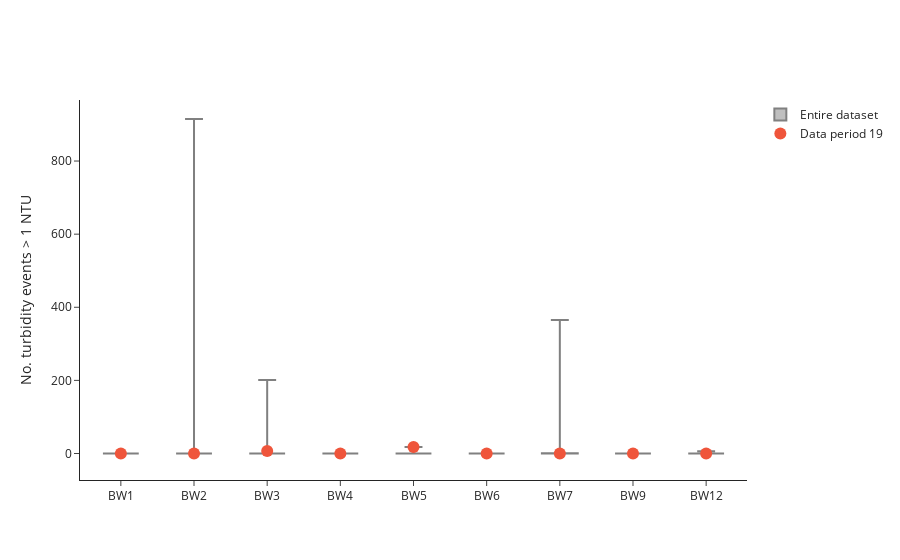

Notebook cell for this chart:
### Markdown cell above
Count turbidity events, defined as a 15-minute timestep with turbidity value measurements above {ntu_threshold} NTU.

### Code cell
ntu_threshold = 1
turbidity_events = count_turbidity_events(threshold=ntu_threshold)
ntu_dataset_stats = turbidity_events.groupby('bwfl_id')['num_events'].describe(percentiles=[.01, .10, .25, .50, .75, .90, .99])
ntu_period_stats = turbidity_events[turbidity_events['data_period'] == data_period][['bwfl_id', 'num_events']]

fig = go.Figure()

for i, bwfl_id in enumerate(ntu_dataset_stats.index):
    stats = ntu_dataset_stats.loc[bwfl_id]

    if stats['count'] != 0:
        fig.add_trace(go.Box(
            x=[bwfl_id],
            lowerfence=[stats['min']],
            q1=[stats['25%']],
            median=[stats['50%']],
            q3=[stats['75%']],
            upperfence=[stats['max']],
            name='Entire dataset',
            marker_color='grey',
            boxpoints=False,
            offsetgroup='dataset_stats',
            showlegend=(i == 0)
        ))

fig.add_trace(go.Scatter(
    y=ntu_period_stats['num_events'],
    x=ntu_period_stats['bwfl_id'],
    marker_color=default_colors[1],
    marker=dict(color=default_colors[1], size=12),
    mode="markers",
    name=f'Data period {str(data_period).zfill(2)}',
))

fig.update_layout(
    yaxis_title=f"No. turbidity events > {ntu_threshold} NTU",
    xaxis_title='',
    xaxis=dict(
        tickmode='array',
        tickvals=sorted(turbidity_events['bwfl_id'].unique(), key=lambda x: int(x[2:])),
        ticktext=sorted(turbidity_events['bwfl_id'].unique(), key=lambda x: int(x[2:])),
        categoryorder='array',
        categoryarray=sorted(turbidity_events['bwfl_id'].unique(), key=lambda x: int(x[2:]))
    ),
    legend_title_text='',
    template='simple_white',
    boxmode='group',
    height=450,
)

fig.show()

### Figure 1 — Plotly figure (JSON) as saved in the notebook; plotly's stock layout.template omitted (floating-point values rounded to 4 significant figures)
{"data": [{"boxpoints": false, "lowerfence": [0], "marker": {"color": "grey"}, "median": [0], "name": "Entire dataset", "offsetgroup": "dataset_stats", "q1": [0], "q3": [0], "showlegend": true, "type": "box", "upperfence": [0], "x": ["BW1"]}, {"boxpoints": false, "lowerfence": [0], "marker": {"color": "grey"}, "median": [0], "name": "Entire dataset", "offsetgroup": "dataset_stats", "q1": [0], "q3": [0], "showlegend": false, "type": "box", "upperfence": [6], "x": ["BW12"]}, {"boxpoints": false, "lowerfence": [0], "marker": {"color": "grey"}, "median": [0], "name": "Entire dataset", "offsetgroup": "dataset_stats", "q1": [0], "q3": [0], "showlegend": false, "type": "box", "upperfence": [915], "x": ["BW2"]}, {"boxpoints": false, "lowerfence": [0], "marker": {"color": "grey"}, "median": [0], "name": "Entire dataset", "offsetgroup": "dataset_stats", "q1": [0], "q3": [0], "showlegend": false, "type": "box", "upperfence": [201], "x": ["BW3"]}, {"boxpoints": false, "lowerfence": [0], "marker": {"color": "grey"}, "median": [0], "name": "Entire dataset", "offsetgroup": "dataset_stats", "q1": [0], "q3": [0], "showlegend": false, "type": "box", "upperfence": [0], "x": ["BW4"]}, {"boxpoints": false, "lowerfence": [0], "marker": {"color": "grey"}, "median": [0], "name": "Entire dataset", "offsetgroup": "dataset_stats", "q1": [0], "q3": [0], "showlegend": false, "type": "box", "upperfence": [18], "x": ["BW5"]}, {"boxpoints": false, "lowerfence": [0], "marker": {"color": "grey"}, "median": [0], "name": "Entire dataset", "offsetgroup": "dataset_stats", "q1": [0], "q3": [0], "showlegend": false, "type": "box", "upperfence": [0], "x": ["BW6"]}, {"boxpoints": false, "lowerfence": [0], "marker": {"color": "grey"}, "median": [0], "name": "Entire dataset", "offsetgroup": "dataset_stats", "q1": [0], "q3": [0.5], "showlegend": false, "type": "box", "upperfence": [365], "x": ["BW7"]}, {"boxpoints": false, "lowerfence": [0], "marker": {"color": "grey"}, "median": [0], "name": "Entire dataset", "offsetgroup": "dataset_stats", "q1": [0], "q3": [0], "showlegend": false, "type": "box", "upperfence": [0], "x": ["BW9"]}, {"marker": {"color": "#EF553B", "size": 12}, "mode": "markers", "name": "Data period 19", "type": "scatter", "x": ["BW1", "BW2", "BW3", "BW4", "BW5", "BW6", "BW7", "BW9", "BW12"], "y": [0, 0, 7, 0, 18, 0, 0, 0, 0]}], "layout": {"autosize": true, "boxmode": "group", "legend": {"title": {"text": ""}}, "xaxis": {"autorange": true, "categoryarray": ["BW1", "BW2", "BW3", "BW4", "BW5", "BW6", "BW7", "BW9", "BW12"], "categoryorder": "array", "range": [-0.5056, 8.506], "tickmode": "array", "ticktext": ["BW1", "BW2", "BW3", "BW4", "BW5", "BW6", "BW7", "BW9", "BW12"], "tickvals": ["BW1", "BW2", "BW3", "BW4", "BW5", "BW6", "BW7", "BW9", "BW12"], "title": {"text": ""}, "type": "category"}, "yaxis": {"autorange": true, "range": [-81.59, 967.5], "title": {"text": "No. turbidity events > 1 NTU"}, "type": "linear"}}}
